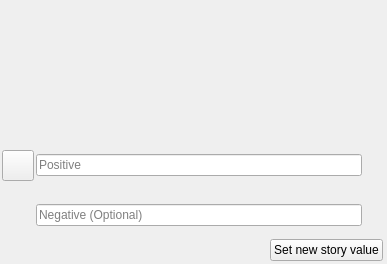
<?xml version="1.0" encoding="UTF-8"?>
<ui version="4.0">
 <class>PlotValueEditor</class>
 <widget class="QWidget" name="PlotValueEditor">
  <property name="geometry">
   <rect>
    <x>0</x>
    <y>0</y>
    <width>387</width>
    <height>264</height>
   </rect>
  </property>
  <property name="sizePolicy">
   <sizepolicy hsizetype="Expanding" vsizetype="Maximum">
    <horstretch>0</horstretch>
    <verstretch>0</verstretch>
   </sizepolicy>
  </property>
  <property name="minimumSize">
   <size>
    <width>350</width>
    <height>0</height>
   </size>
  </property>
  <property name="windowTitle">
   <string>Form</string>
  </property>
  <layout class="QVBoxLayout" name="verticalLayout">
   <property name="spacing">
    <number>3</number>
   </property>
   <property name="leftMargin">
    <number>2</number>
   </property>
   <property name="topMargin">
    <number>2</number>
   </property>
   <property name="rightMargin">
    <number>4</number>
   </property>
   <property name="bottomMargin">
    <number>3</number>
   </property>
   <item>
    <widget class="Subtitle" name="subtitle">
     <property name="title" stdset="0">
      <string>Common story values</string>
     </property>
     <property name="description" stdset="0">
      <string>Select a story value from the most common ones or add a custom one below.</string>
     </property>
    </widget>
   </item>
   <item>
    <widget class="QWidget" name="wdgTemplates" native="true"/>
   </item>
   <item>
    <spacer name="horizontalSpacer_2">
     <property name="orientation">
      <enum>Qt::Horizontal</enum>
     </property>
     <property name="sizeHint" stdset="0">
      <size>
       <width>40</width>
       <height>20</height>
      </size>
     </property>
    </spacer>
   </item>
   <item>
    <layout class="QGridLayout" name="gridLayout">
     <property name="spacing">
      <number>2</number>
     </property>
     <item row="0" column="0">
      <widget class="SecondaryActionToolButton" name="btnIcon">
       <property name="iconSize">
        <size>
         <width>24</width>
         <height>24</height>
        </size>
       </property>
      </widget>
     </item>
     <item row="0" column="1">
      <widget class="QLineEdit" name="lineEdit">
       <property name="minimumSize">
        <size>
         <width>150</width>
         <height>0</height>
        </size>
       </property>
       <property name="placeholderText">
        <string>Positive</string>
       </property>
      </widget>
     </item>
     <item row="0" column="2">
      <widget class="QToolButton" name="btnChargeUp">
       <property name="styleSheet">
        <string notr="true">border: 0px;</string>
       </property>
       <property name="text">
        <string/>
       </property>
      </widget>
     </item>
     <item row="1" column="1" alignment="Qt::AlignHCenter">
      <widget class="QToolButton" name="btnVersusIcon">
       <property name="styleSheet">
        <string notr="true">border: 0px;</string>
       </property>
       <property name="text">
        <string/>
       </property>
      </widget>
     </item>
     <item row="2" column="1">
      <widget class="QLineEdit" name="lineEdit_2">
       <property name="minimumSize">
        <size>
         <width>150</width>
         <height>0</height>
        </size>
       </property>
       <property name="placeholderText">
        <string>Negative (Optional)</string>
       </property>
      </widget>
     </item>
     <item row="2" column="2">
      <widget class="QToolButton" name="btnChargeDown">
       <property name="styleSheet">
        <string notr="true">border: 0px;</string>
       </property>
       <property name="text">
        <string/>
       </property>
      </widget>
     </item>
    </layout>
   </item>
   <item>
    <spacer name="horizontalSpacer">
     <property name="orientation">
      <enum>Qt::Horizontal</enum>
     </property>
     <property name="sizeHint" stdset="0">
      <size>
       <width>40</width>
       <height>10</height>
      </size>
     </property>
    </spacer>
   </item>
   <item alignment="Qt::AlignRight">
    <widget class="QPushButton" name="pushButton">
     <property name="sizePolicy">
      <sizepolicy hsizetype="Maximum" vsizetype="Fixed">
       <horstretch>0</horstretch>
       <verstretch>0</verstretch>
      </sizepolicy>
     </property>
     <property name="text">
      <string>Set new story value</string>
     </property>
     <property name="base" stdset="0">
      <bool>true</bool>
     </property>
     <property name="highlighted" stdset="0">
      <bool>true</bool>
     </property>
    </widget>
   </item>
  </layout>
 </widget>
 <customwidgets>
  <customwidget>
   <class>SecondaryActionToolButton</class>
   <extends>QToolButton</extends>
   <header>src.main.python.plotlyst.view.widget.button</header>
  </customwidget>
  <customwidget>
   <class>Subtitle</class>
   <extends>QWidget</extends>
   <header>src.main.python.plotlyst.view.widget.display</header>
  </customwidget>
 </customwidgets>
 <resources/>
 <connections/>
</ui>
